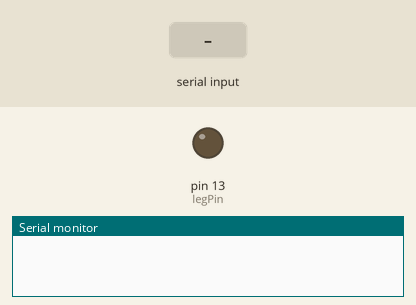
Bench run of a sketch on a simulated Arduino Uno, built with avr-gcc and run on an emulated ATmega328P. Shown: output pins drawn as LEDs (lit = HIGH), the last lines printed to the serial monitor. Dashed ring = blinking. The inputs (shaded band) are chosen by the test bench. The modem accepts every AT command (registered, SIM ready, sends succeed) and sends nothing else.

Above: at 1.6 s.
1.7 s: "RING\n" received over the second serial link
At 5.41 s:
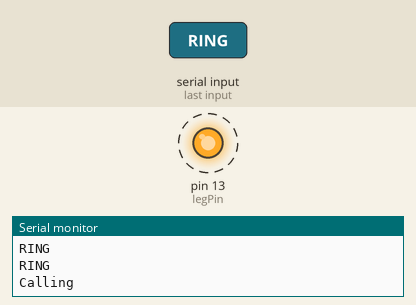
7.8 s: ",\n" received over the second serial link
12.0 s: ".\n" received over the second serial link
Timing chart, 0 to 15.0 s (numbered marks = the images above; inputs shaded):
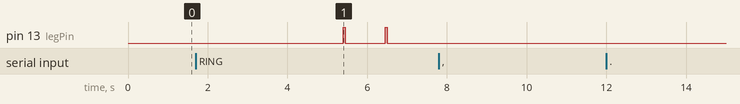

The sketch:

CallingControl.ino
```cpp
#include <SoftwareSerial.h>
#include "Coordinate.h"
#include "GSM.h"

byte RX = 10; // This is your RX-Pin on Arduino UNO,connect with A7 UTXD pin
byte TX = 11; // This is your TX-Pin on Arduino UNO,connect with a7 URXD pin
SoftwareSerial *A7board = new SoftwareSerial(RX, TX);

int legPin = 13;


void setup() {
  Serial.begin(115200);
  A7board->begin(115200);
  delay(200);
  pinMode(legPin, OUTPUT);


  delay(200);

  //  A7board->println("AT+CLIP=1 \r \n");
//  delay(5000);


}
//--------------------------------------------------------------------

void loop() {

  checkCalling();
      Serial.println("Test");

}

void checkCalling() {
  A7board->println("AT");
  digitalWrite(legPin, LOW);

  delay(3000);


  GSM gsm;
  bool isCalling = gsm.isCallingFromSerial(A7board);

  if (isCalling) {
    delay(1000);
    Serial.println("Calling");

    for (int i = 0; i < 2; i++) {

      digitalWrite(legPin, HIGH);
      delay(50);
      digitalWrite(legPin, LOW);
      delay(1000);
    }

//    A7board->print("ATH \r \n");

  }
}
```

Coordinate.cpp
```cpp
#include "Coordinate.h"

bool GPS::isValid(String gpsString) {
  int comasNum = 0;
  int dotNum = 0;

  for (int i = 0; i < gpsString.length(); i++) {

    char c = gpsString[i];
    if (c == ',') comasNum++;
    if (c == '.') dotNum++;

  }

  if (comasNum != 1) return false;
  if (dotNum != 2) return false;

  return true;
}

Coordinate* GPS::getCoordinates() {

  Coordinate* coordinates = new Coordinate[3];
  return coordinates;

}


float GPS::convertCoordinates(float in_coords) {

  float f = in_coords;
  // Get the first two digits by turning f into an integer, then doing an integer divide by 100;
  // firsttowdigits should be 77 at this point.
  int firsttwodigits = ((int)f) / 100;                             //This assumes that f < 10000.
  float nexttwodigits = f - (float)(firsttwodigits * 100);
  float theFinalAnswer = 0.000;
  theFinalAnswer = (float)(firsttwodigits + nexttwodigits / 60.000);
  return theFinalAnswer;
}


Coordinate GPS::coordinateFromString( String str) {

  String temp = "";
  float latitude = 0;
  float longitude = 0;
  float coordinateArray[2];
  Coordinate coordinate;

  GPS gps;

  if (!gps.isValid(str)) return coordinate;

  int pos = 0;

  for (int i = 0; i < str.length(); i++ ) {


    if (str[i] == ',' || i == str.length() - 1) {

      coordinateArray[pos] = temp.toFloat();
      temp = "";
      pos++;

    } else {

      temp.concat(str[i]);
    }
  }

  coordinate.latitude = gps.convertCoordinates(coordinateArray[0]);
  coordinate.longitude = gps.convertCoordinates(coordinateArray[1]);

  return coordinate;
}
```

Coordinate.h
```cpp
#include "Arduino.h"

typedef struct Coordinate {
    float latitude = 0;
    float longitude = 0;
} Coordinate;

class GPS  {
  public:
  Coordinate coordinateFromString(String str);
  Coordinate *getCoordinates();

  private:
  bool isValid(String gpsString);
  float convertCoordinates(float in_coords);
};
```

GSM.cpp
```cpp
#include "GSM.h"
#include "Arduino.h"


bool GSM::isCallingFromSerial(SoftwareSerial *serial) {
  String number = "";

  while (serial->available()) {

    char c = (char) serial->read();

    if (c == '\n') {

      Serial.println(number);

      if (number.indexOf("RING") != -1 ) {

        Serial.println(number);
        serial->print("ATH \r \n");
         delay(1000);

        return true;
      }

      number = "";

    } else {


      number.concat(c);

    }

  }

  delay(1000);
  return false;
}
```

GSM.h
```cpp
#include <SoftwareSerial.h>

class GSM {
  public:
   bool isCallingFromSerial(SoftwareSerial *serial);
};
```

Measured:
- after the input at 1.7 s, pin 13 (legPin): alternates HIGH for 0.05 s and LOW for 1.0 s, starting after 3.7 s
